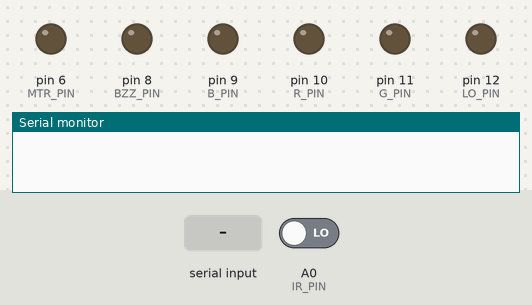
Bench run of a sketch on a simulated Arduino Uno, built with avr-gcc and run on an emulated ATmega328P. Parts: output pins drawn as LEDs (lit = HIGH), the last lines printed to the serial monitor. The inputs (shaded band) are chosen by the test bench; at power-on: A0 (IR_PIN) LOW.

Above: at 1.2 s.
1.3 s: "T" received over Serial
At 1.54 s:
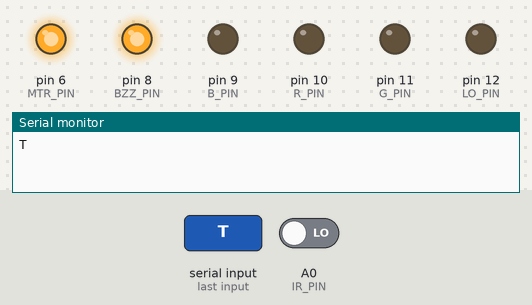
At 2.7 s:
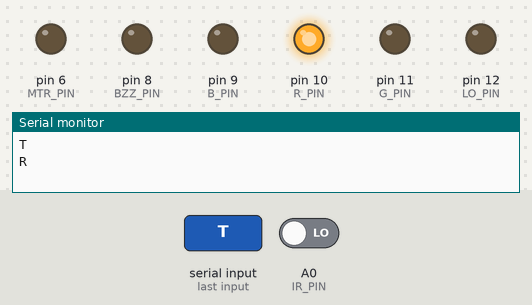
4.3 s: "1" received over Serial
Timing chart, 0 to 7.3 s (numbered marks = the images above; inputs shaded):
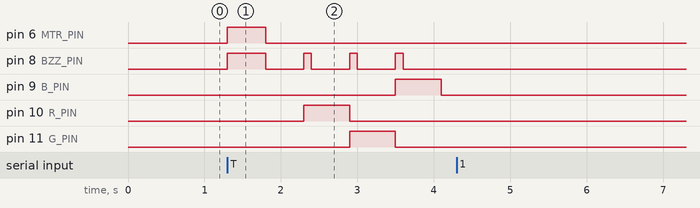

The sketch:

Sled_Control.ino
```cpp
/*
  This script receives serial from the main control program.
  When a serial message is received, it increments the sled
  and pulses the LED through red, green, and blue, then awaits
  the next serial pulse.
*/

// Define Pins
#define LO_PIN 12 // LEDs
#define G_PIN 11
#define R_PIN 10
#define B_PIN 9
#define BZZ_PIN 8
#define IR_PIN A0 // IR Sensor Data Pin
#define MTR_PIN 6

int inByte = 0;
unsigned long curMil = 0;
unsigned long prevMil = 0;

void setup() {
  // Start Serial
  Serial.begin(115200);

  // Assign Pin Modes
  pinMode(LO_PIN, OUTPUT);
  pinMode(R_PIN, OUTPUT);
  pinMode(G_PIN, OUTPUT);
  pinMode(B_PIN, OUTPUT);
  pinMode(BZZ_PIN, OUTPUT);
  pinMode(MTR_PIN, OUTPUT);

  // Set LED ground pin to low
  digitalWrite(LO_PIN, LOW);
}

void loop() {
  if (Serial.available() > 0) {
    inByte = Serial.read();
    Serial.println(char(inByte));

    if (char(inByte) == 'T') {
      int sensorVal = HIGH;

      // Increment the sled
      prevMil = millis();
      while(curMil - prevMil < 500 || sensorVal == HIGH){
        digitalWrite(BZZ_PIN, HIGH);
        digitalWrite(MTR_PIN, HIGH);
        sensorVal = digitalRead(IR_PIN);  // Read the value from the IR sensor
        curMil = millis();
      }
      digitalWrite(BZZ_PIN, LOW);
      digitalWrite(MTR_PIN, LOW);
      delay(500);

      // Pulse each LED colour in sequence
      digitalWrite(BZZ_PIN, HIGH);
      analogWrite(R_PIN, 255);
      Serial.println("R");
      delay(100);
      digitalWrite(BZZ_PIN, LOW);
      delay(500);

      analogWrite(R_PIN, 0);
      digitalWrite(BZZ_PIN, HIGH);

      analogWrite(G_PIN, 255);
      Serial.println("G");
      delay(100);
      digitalWrite(BZZ_PIN, LOW);
      delay(500);
      analogWrite(G_PIN, 0);
      digitalWrite(BZZ_PIN, HIGH);

      analogWrite(B_PIN, 255);
      Serial.println("B");
      delay(100);
      digitalWrite(BZZ_PIN, LOW);
      delay(500);
      analogWrite(B_PIN, 0);
    }
  }
}
```

Measured:
- after the input at 1.3 s, pin 6 (MTR_PIN): LOW → HIGH at once, → LOW 0.50 s later; pin 8 (BZZ_PIN): LOW → HIGH at once, then repeats every 0.60 s: LOW 0.50 s, HIGH 0.10 s; pin 9 (B_PIN): LOW → HIGH after 2.2 s, → LOW 0.60 s later; pin 10 (R_PIN): LOW → HIGH after 1.0 s, → LOW 0.60 s later; pin 11 (G_PIN): LOW → HIGH after 1.6 s, → LOW 0.60 s later
